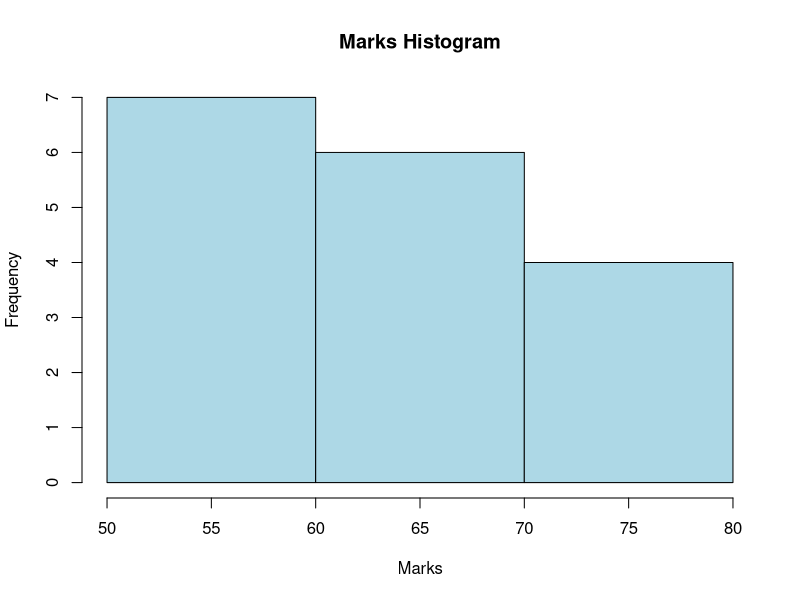

Generate this figure with R:
x <- sort(c(55,60,71,63,55,65,50,55,58,
            59,61,63,65,67,71,72,75))

# Equal-frequency: 3 bins
bins <- split(x, cut(seq_along(x), 3, labels=FALSE))
print(bins)

# Equal-width: 3 bins
print(split(x, cut(x, breaks=3, include.lowest=TRUE)))

hist(x, breaks=3, main="Marks Histogram",
     xlab="Marks", col="lightblue")
